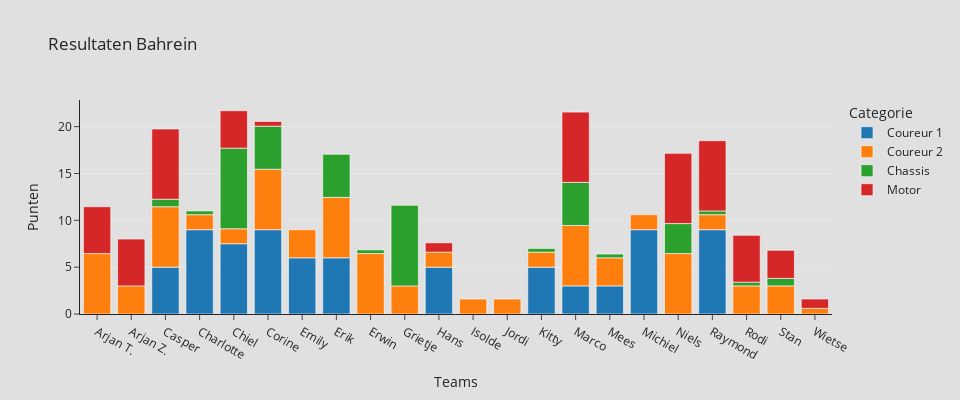

Here is the notebook cell this chart was saved with:
### Code cell
df_race = df.loc[df['race']=='Bahrein']
df_race = df_race.sort_values(by="team")
fig = px.histogram(df_race, x="team", y="score", color="cat",
            title="Resultaten Bahrein",
            width=fig_width, height=400,
            labels={ "score" : "Score", "cat" : "Categorie", "team" : "Teams" },
            template="simple_white")

fig.update_layout(yaxis_title="Punten")

set_bg_color(fig)

series_name = ["Coureur 1", "Coureur 2", "Chassis", "Motor"]
for idx, name in enumerate(series_name):
    fig.data[idx].name = name
    fig.data[idx].hovertemplate=name + "<br>Punten = %{y}<extra></extra>"
#    fig.data[idx].hovertemplate = name

if fig_write:
    fig.write_html("resultaten_bahrein.html", full_html=False, include_plotlyjs='cdn')
fig.show()

### Figure 1 — Plotly figure (JSON) as saved in the notebook; plotly's stock layout.template omitted (floating-point values rounded to 4 significant figures)
{"data": [{"alignmentgroup": "True", "bingroup": "x", "histfunc": "sum", "hovertemplate": "Coureur 1<br>Punten = %{y}<extra></extra>", "legendgroup": "coureur1", "marker": {"color": "#1F77B4", "pattern": {"shape": ""}}, "name": "Coureur 1", "offsetgroup": "coureur1", "orientation": "v", "showlegend": true, "type": "histogram", "x": ["Arjan T.", "Arjan Z.", "Casper", "Charlotte", "Chiel", "Corine", "Emily", "Erik", "Erwin", "Grietje", "Hans", "Isolde", "Jordi", "Kitty", "Marco", "Mees", "Michiel", "Niels", "Raymond", "Rodi", "Stan", "Wietse"], "xaxis": "x", "y": [0, 0, 5, 9, 7.5, 9, 6, 6, 0, 0, 5, 0, 0, 5, 3, 3, 9, 0, 9, 0, 0, 0], "yaxis": "y"}, {"alignmentgroup": "True", "bingroup": "x", "histfunc": "sum", "hovertemplate": "Coureur 2<br>Punten = %{y}<extra></extra>", "legendgroup": "motor", "marker": {"color": "#FF7F0E", "pattern": {"shape": ""}}, "name": "Coureur 2", "offsetgroup": "motor", "orientation": "v", "showlegend": true, "type": "histogram", "x": ["Arjan T.", "Arjan Z.", "Casper", "Charlotte", "Chiel", "Corine", "Emily", "Erik", "Erwin", "Grietje", "Hans", "Isolde", "Jordi", "Kitty", "Marco", "Mees", "Michiel", "Niels", "Raymond", "Rodi", "Stan", "Wietse"], "xaxis": "x", "y": [6.45, 3, 6.45, 1.6, 1.6, 6.45, 3, 6.45, 6.45, 3, 1.6, 1.6, 1.6, 1.6, 6.45, 3, 1.6, 6.45, 1.6, 3, 3, 0.6], "yaxis": "y"}, {"alignmentgroup": "True", "bingroup": "x", "histfunc": "sum", "hovertemplate": "Chassis<br>Punten = %{y}<extra></extra>", "legendgroup": "chassis", "marker": {"color": "#2CA02C", "pattern": {"shape": ""}}, "name": "Chassis", "offsetgroup": "chassis", "orientation": "v", "showlegend": true, "type": "histogram", "x": ["Arjan T.", "Arjan Z.", "Casper", "Charlotte", "Chiel", "Corine", "Emily", "Erik", "Erwin", "Grietje", "Hans", "Isolde", "Jordi", "Kitty", "Marco", "Mees", "Michiel", "Niels", "Raymond", "Rodi", "Stan", "Wietse"], "xaxis": "x", "y": [0, 0, 0.8, 0.4, 8.6, 4.6, 0, 4.6, 0.4, 8.6, 0, 0, 0, 0.4, 4.6, 0.4, 0, 3.2, 0.4, 0.4, 0.8, 0], "yaxis": "y"}, {"alignmentgroup": "True", "bingroup": "x", "histfunc": "sum", "hovertemplate": "Motor<br>Punten = %{y}<extra></extra>", "legendgroup": "coureur2", "marker": {"color": "#D62728", "pattern": {"shape": ""}}, "name": "Motor", "offsetgroup": "coureur2", "orientation": "v", "showlegend": true, "type": "histogram", "x": ["Arjan T.", "Arjan Z.", "Casper", "Charlotte", "Chiel", "Corine", "Emily", "Erik", "Erwin", "Grietje", "Hans", "Isolde", "Jordi", "Kitty", "Marco", "Mees", "Michiel", "Niels", "Raymond", "Rodi", "Stan", "Wietse"], "xaxis": "x", "y": [5, 5, 7.5, 0, 4, 0.5, 0, 0, 0, 0, 1, 0, 0, 0, 7.5, 0, 0, 7.5, 7.5, 5, 3, 1], "yaxis": "y"}], "layout": {"barmode": "relative", "height": 400, "legend": {"title": {"text": "Categorie"}, "tracegroupgap": 0}, "paper_bgcolor": "rgba(224, 224, 224, 1)", "plot_bgcolor": "rgba(224, 224, 224, 1)", "title": {"text": "Resultaten Bahrein"}, "width": 960, "xaxis": {"anchor": "y", "domain": [0, 1], "title": {"text": "Teams"}}, "yaxis": {"anchor": "x", "domain": [0, 1], "showgrid": true, "title": {"text": "Punten"}}}}
